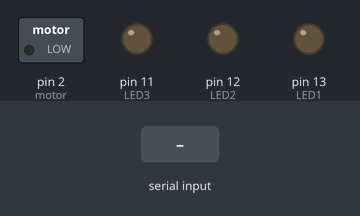
This sketch was run on a simulated Arduino Uno, built with avr-gcc and run on an emulated ATmega328P. On the bench: switched loads named in the sketch (green lamp = pin HIGH), output pins drawn as LEDs (lit = HIGH). The test bench sets the inputs (shaded band).

Above: at 1.2 s.
1.3 s: byte 1 (1) received over Serial
At 2.6 s:
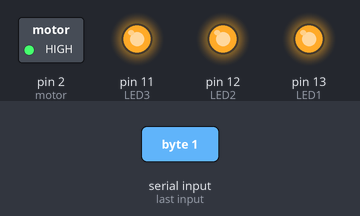
2.9 s: byte 0 (0) received over Serial
At 3.9 s:
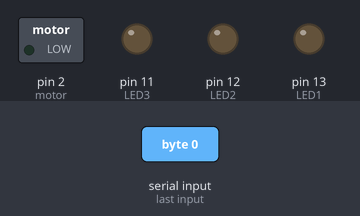
4.5 s: byte 2 (2) received over Serial
At 4.72 s:
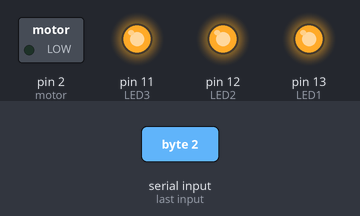
Timing chart, 0 to 7.5 s (numbered marks = the images above; inputs shaded):
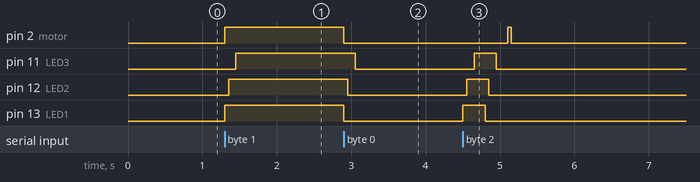

Measured:
- after the input at 1.3 s, pin 2 (motor), pin 13 (LED1): LOW → HIGH at once; pin 11 (LED3): LOW → HIGH after 0.15 s; pin 12 (LED2): LOW → HIGH after 0.05 s
- after the input at 2.9 s, pin 2 (motor), pin 13 (LED1): HIGH → LOW at once; pin 11 (LED3): HIGH → LOW after 0.15 s; pin 12 (LED2): HIGH → LOW after 0.05 s
- after the input at 4.5 s, pin 2 (motor): LOW → HIGH after 0.60 s, → LOW 0.05 s later; pin 11 (LED3): LOW → HIGH after 0.15 s, → LOW 0.30 s later; pin 12 (LED2): LOW → HIGH after 0.05 s, → LOW 0.30 s later; pin 13 (LED1): LOW → HIGH at once, → LOW 0.30 s later

The sketch:

Arduino_Sketch.ino
```cpp
/*
 Name:		Arduino_Sketch.ino
 Created:	29.12.2017 3:51:05 PM
 Author:	s_farzat
*/

int LED1 = 13;
int LED2 = 12;
int LED3 = 11;
int motor = 2;

// the setup function runs once when you press reset or power the board
void setup() {
	// LEDs
	pinMode(LED1, OUTPUT);
	pinMode(LED2, OUTPUT);
	pinMode(LED3, OUTPUT);

	// motor
	Serial.begin(9600);
	pinMode(motor, OUTPUT);

}

// the loop function runs over and over again until power down or reset
void loop() {

	if (Serial.available() > 0)
	{
		int b = Serial.read();
		if (b == 1)
		{
			digitalWrite(motor, HIGH);
			digitalWrite(LED1, HIGH);
			delay(50);
			digitalWrite(LED2, HIGH);
			delay(100);
			digitalWrite(LED3, HIGH);
			delay(150);
		}
		else if (b == 0)
		{
			digitalWrite(motor, LOW);
			digitalWrite(LED1, LOW);
			delay(50);
			digitalWrite(LED2, LOW);
			delay(100);
			digitalWrite(LED3, LOW);
			delay(150);
		}
		else if (b == 2)
		{
			digitalWrite(LED1, HIGH);
			delay(50);
			digitalWrite(LED2, HIGH);
			delay(100);
			digitalWrite(LED3, HIGH);
			delay(150);
			digitalWrite(LED1, LOW);
			delay(50);
			digitalWrite(LED2, LOW);
			delay(100);
			digitalWrite(LED3, LOW);

			delay(150);
			digitalWrite(motor, HIGH);
			delay(50);
			digitalWrite(motor, LOW);
			delay(100);

		}

		Serial.flush();
	}


}
```
